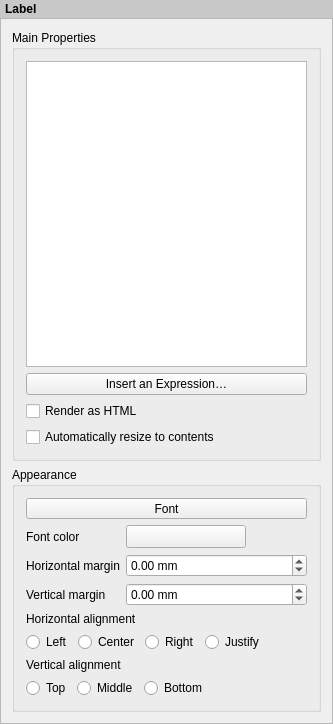
<?xml version="1.0" encoding="UTF-8"?>
<ui version="4.0">
 <class>QgsLayoutLabelWidgetBase</class>
 <widget class="QWidget" name="QgsLayoutLabelWidgetBase">
  <property name="geometry">
   <rect>
    <x>0</x>
    <y>0</y>
    <width>333</width>
    <height>724</height>
   </rect>
  </property>
  <property name="sizePolicy">
   <sizepolicy hsizetype="Expanding" vsizetype="Expanding">
    <horstretch>0</horstretch>
    <verstretch>0</verstretch>
   </sizepolicy>
  </property>
  <property name="windowTitle">
   <string>Label Options</string>
  </property>
  <layout class="QVBoxLayout" name="_2">
   <property name="spacing">
    <number>0</number>
   </property>
   <property name="leftMargin">
    <number>0</number>
   </property>
   <property name="topMargin">
    <number>0</number>
   </property>
   <property name="rightMargin">
    <number>0</number>
   </property>
   <property name="bottomMargin">
    <number>0</number>
   </property>
   <item>
    <widget class="QLabel" name="label">
     <property name="sizePolicy">
      <sizepolicy hsizetype="Preferred" vsizetype="Maximum">
       <horstretch>0</horstretch>
       <verstretch>0</verstretch>
      </sizepolicy>
     </property>
     <property name="styleSheet">
      <string notr="true">padding: 2px; font-weight: bold; background-color: rgb(200, 200, 200);</string>
     </property>
     <property name="text">
      <string>Label</string>
     </property>
    </widget>
   </item>
   <item>
    <widget class="QgsScrollArea" name="scrollArea">
     <property name="widgetResizable">
      <bool>true</bool>
     </property>
     <widget class="QWidget" name="scrollAreaWidgetContents">
      <property name="geometry">
       <rect>
        <x>0</x>
        <y>0</y>
        <width>331</width>
        <height>699</height>
       </rect>
      </property>
      <layout class="QVBoxLayout" name="mainLayout">
       <item>
        <widget class="QgsCollapsibleGroupBoxBasic" name="mTextGroupBox">
         <property name="focusPolicy">
          <enum>Qt::StrongFocus</enum>
         </property>
         <property name="title">
          <string>Main Properties</string>
         </property>
         <property name="checkable">
          <bool>false</bool>
         </property>
         <property name="syncGroup" stdset="0">
          <string notr="true">composeritem</string>
         </property>
         <property name="collapsed" stdset="0">
          <bool>false</bool>
         </property>
         <layout class="QGridLayout" name="gridLayout_2">
          <item row="0" column="0">
           <widget class="QPlainTextEdit" name="mTextEdit">
            <property name="minimumSize">
             <size>
              <width>0</width>
              <height>150</height>
             </size>
            </property>
           </widget>
          </item>
          <item row="2" column="0">
           <widget class="QCheckBox" name="mHtmlCheckBox">
            <property name="text">
             <string>Render as HTML</string>
            </property>
           </widget>
          </item>
          <item row="4" column="0">
           <widget class="QCheckBox" name="mResizeToContentsCheck">
            <property name="text">
             <string>Automatically resize to contents</string>
            </property>
           </widget>
          </item>
          <item row="1" column="0">
           <widget class="QPushButton" name="mInsertExpressionButton">
            <property name="text">
             <string>Insert an Expression…</string>
            </property>
           </widget>
          </item>
         </layout>
        </widget>
       </item>
       <item>
        <widget class="QgsCollapsibleGroupBoxBasic" name="mAppearanceGroup">
         <property name="focusPolicy">
          <enum>Qt::StrongFocus</enum>
         </property>
         <property name="title">
          <string>Appearance</string>
         </property>
         <property name="checkable">
          <bool>false</bool>
         </property>
         <property name="syncGroup" stdset="0">
          <string notr="true">composeritem</string>
         </property>
         <property name="collapsed" stdset="0">
          <bool>false</bool>
         </property>
         <layout class="QGridLayout" name="gridLayout">
          <item row="4" column="0" colspan="2">
           <widget class="QLabel" name="mHorizontalAlignementLabel">
            <property name="text">
             <string>Horizontal alignment</string>
            </property>
           </widget>
          </item>
          <item row="3" column="1">
           <widget class="QgsDoubleSpinBox" name="mMarginYDoubleSpinBox">
            <property name="suffix">
             <string> mm</string>
            </property>
            <property name="minimum">
             <double>-99.989999999999995</double>
            </property>
           </widget>
          </item>
          <item row="8" column="0" colspan="2">
           <layout class="QHBoxLayout" name="horizontalLayout_6">
            <item>
             <widget class="QRadioButton" name="mTopRadioButton">
              <property name="text">
               <string>Top</string>
              </property>
              <attribute name="buttonGroup">
               <string notr="true">buttonGroup</string>
              </attribute>
             </widget>
            </item>
            <item>
             <widget class="QRadioButton" name="mMiddleRadioButton">
              <property name="text">
               <string>Middle</string>
              </property>
              <attribute name="buttonGroup">
               <string notr="true">buttonGroup</string>
              </attribute>
             </widget>
            </item>
            <item>
             <widget class="QRadioButton" name="mBottomRadioButton">
              <property name="text">
               <string>Bottom</string>
              </property>
              <attribute name="buttonGroup">
               <string notr="true">buttonGroup</string>
              </attribute>
             </widget>
            </item>
            <item>
             <spacer name="horizontalSpacer_3">
              <property name="orientation">
               <enum>Qt::Horizontal</enum>
              </property>
              <property name="sizeHint" stdset="0">
               <size>
                <width>0</width>
                <height>20</height>
               </size>
              </property>
             </spacer>
            </item>
           </layout>
          </item>
          <item row="3" column="0">
           <widget class="QLabel" name="mMarginYLabel">
            <property name="text">
             <string>Vertical margin</string>
            </property>
           </widget>
          </item>
          <item row="2" column="0">
           <widget class="QLabel" name="mMarginXLabel">
            <property name="text">
             <string>Horizontal margin</string>
            </property>
           </widget>
          </item>
          <item row="2" column="1">
           <widget class="QgsDoubleSpinBox" name="mMarginXDoubleSpinBox">
            <property name="prefix">
             <string/>
            </property>
            <property name="suffix">
             <string> mm</string>
            </property>
            <property name="minimum">
             <double>-99.989999999999995</double>
            </property>
           </widget>
          </item>
          <item row="1" column="0">
           <widget class="QLabel" name="label_2">
            <property name="text">
             <string>Font color</string>
            </property>
           </widget>
          </item>
          <item row="7" column="0" colspan="2">
           <widget class="QLabel" name="mVerticalAlignementLabel">
            <property name="text">
             <string>Vertical alignment</string>
            </property>
           </widget>
          </item>
          <item row="0" column="0" colspan="2">
           <widget class="QgsFontButton" name="mFontButton">
            <property name="sizePolicy">
             <sizepolicy hsizetype="Preferred" vsizetype="Fixed">
              <horstretch>0</horstretch>
              <verstretch>0</verstretch>
             </sizepolicy>
            </property>
            <property name="text">
             <string>Font</string>
            </property>
           </widget>
          </item>
          <item row="1" column="1">
           <layout class="QHBoxLayout" name="horizontalLayout">
            <item>
             <widget class="QgsColorButton" name="mFontColorButton">
              <property name="minimumSize">
               <size>
                <width>120</width>
                <height>0</height>
               </size>
              </property>
              <property name="maximumSize">
               <size>
                <width>120</width>
                <height>16777215</height>
               </size>
              </property>
              <property name="text">
               <string/>
              </property>
             </widget>
            </item>
            <item>
             <spacer name="horizontalSpacer_2">
              <property name="orientation">
               <enum>Qt::Horizontal</enum>
              </property>
              <property name="sizeHint" stdset="0">
               <size>
                <width>40</width>
                <height>20</height>
               </size>
              </property>
             </spacer>
            </item>
           </layout>
          </item>
          <item row="5" column="0" colspan="2">
           <layout class="QGridLayout" name="gridLayout_3">
            <item row="0" column="0">
             <widget class="QRadioButton" name="mLeftRadioButton">
              <property name="text">
               <string>Left</string>
              </property>
              <attribute name="buttonGroup">
               <string notr="true">buttonGroup_2</string>
              </attribute>
             </widget>
            </item>
            <item row="0" column="3">
             <widget class="QRadioButton" name="mJustifyRadioButton">
              <property name="text">
               <string>Justify</string>
              </property>
              <attribute name="buttonGroup">
               <string notr="true">buttonGroup_2</string>
              </attribute>
             </widget>
            </item>
            <item row="0" column="2">
             <widget class="QRadioButton" name="mRightRadioButton">
              <property name="text">
               <string>Right</string>
              </property>
              <attribute name="buttonGroup">
               <string notr="true">buttonGroup_2</string>
              </attribute>
             </widget>
            </item>
            <item row="0" column="1">
             <widget class="QRadioButton" name="mCenterRadioButton">
              <property name="text">
               <string>Center</string>
              </property>
              <attribute name="buttonGroup">
               <string notr="true">buttonGroup_2</string>
              </attribute>
             </widget>
            </item>
            <item row="0" column="4">
             <spacer name="horizontalSpacer">
              <property name="orientation">
               <enum>Qt::Horizontal</enum>
              </property>
              <property name="sizeHint" stdset="0">
               <size>
                <width>40</width>
                <height>20</height>
               </size>
              </property>
             </spacer>
            </item>
           </layout>
          </item>
         </layout>
        </widget>
       </item>
      </layout>
     </widget>
    </widget>
   </item>
  </layout>
 </widget>
 <layoutdefault spacing="6" margin="11"/>
 <customwidgets>
  <customwidget>
   <class>QgsScrollArea</class>
   <extends>QScrollArea</extends>
   <header>qgsscrollarea.h</header>
   <container>1</container>
  </customwidget>
  <customwidget>
   <class>QgsColorButton</class>
   <extends>QToolButton</extends>
   <header>qgscolorbutton.h</header>
   <container>1</container>
  </customwidget>
  <customwidget>
   <class>QgsCollapsibleGroupBoxBasic</class>
   <extends>QGroupBox</extends>
   <header>qgscollapsiblegroupbox.h</header>
   <container>1</container>
  </customwidget>
  <customwidget>
   <class>QgsDoubleSpinBox</class>
   <extends>QDoubleSpinBox</extends>
   <header>qgsdoublespinbox.h</header>
  </customwidget>
  <customwidget>
   <class>QgsFontButton</class>
   <extends>QToolButton</extends>
   <header>qgsfontbutton.h</header>
  </customwidget>
 </customwidgets>
 <tabstops>
  <tabstop>scrollArea</tabstop>
  <tabstop>mTextGroupBox</tabstop>
  <tabstop>mTextEdit</tabstop>
  <tabstop>mInsertExpressionButton</tabstop>
  <tabstop>mHtmlCheckBox</tabstop>
  <tabstop>mResizeToContentsCheck</tabstop>
  <tabstop>mAppearanceGroup</tabstop>
  <tabstop>mFontButton</tabstop>
  <tabstop>mFontColorButton</tabstop>
  <tabstop>mMarginXDoubleSpinBox</tabstop>
  <tabstop>mMarginYDoubleSpinBox</tabstop>
  <tabstop>mLeftRadioButton</tabstop>
  <tabstop>mCenterRadioButton</tabstop>
  <tabstop>mRightRadioButton</tabstop>
  <tabstop>mJustifyRadioButton</tabstop>
  <tabstop>mTopRadioButton</tabstop>
  <tabstop>mMiddleRadioButton</tabstop>
  <tabstop>mBottomRadioButton</tabstop>
 </tabstops>
 <resources/>
 <connections/>
 <buttongroups>
  <buttongroup name="buttonGroup"/>
  <buttongroup name="buttonGroup_2"/>
 </buttongroups>
</ui>
